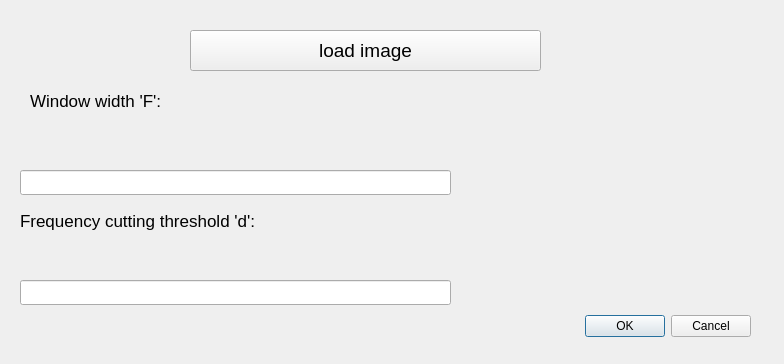
<?xml version="1.0" encoding="UTF-8"?>
<ui version="4.0">
 <class>MyDialog</class>
 <widget class="QDialog" name="MyDialog">
  <property name="geometry">
   <rect>
    <x>0</x>
    <y>0</y>
    <width>784</width>
    <height>364</height>
   </rect>
  </property>
  <property name="windowTitle">
   <string>Dialog</string>
  </property>
  <widget class="QDialogButtonBox" name="buttonBox">
   <property name="geometry">
    <rect>
     <x>410</x>
     <y>310</y>
     <width>341</width>
     <height>32</height>
    </rect>
   </property>
   <property name="orientation">
    <enum>Qt::Horizontal</enum>
   </property>
   <property name="standardButtons">
    <set>QDialogButtonBox::Cancel|QDialogButtonBox::Ok</set>
   </property>
  </widget>
  <widget class="QPushButton" name="loadimage">
   <property name="geometry">
    <rect>
     <x>190</x>
     <y>30</y>
     <width>351</width>
     <height>41</height>
    </rect>
   </property>
   <property name="font">
    <font>
     <pointsize>14</pointsize>
    </font>
   </property>
   <property name="text">
    <string>load image</string>
   </property>
  </widget>
  <widget class="QLineEdit" name="fLine">
   <property name="geometry">
    <rect>
     <x>20</x>
     <y>170</y>
     <width>431</width>
     <height>25</height>
    </rect>
   </property>
  </widget>
  <widget class="QLabel" name="Flabel">
   <property name="geometry">
    <rect>
     <x>30</x>
     <y>70</y>
     <width>331</width>
     <height>61</height>
    </rect>
   </property>
   <property name="font">
    <font>
     <pointsize>13</pointsize>
    </font>
   </property>
   <property name="text">
    <string>Window width 'F':</string>
   </property>
  </widget>
  <widget class="QLabel" name="label">
   <property name="geometry">
    <rect>
     <x>20</x>
     <y>210</y>
     <width>271</width>
     <height>21</height>
    </rect>
   </property>
   <property name="font">
    <font>
     <pointsize>13</pointsize>
    </font>
   </property>
   <property name="text">
    <string>Frequency cutting threshold 'd':</string>
   </property>
  </widget>
  <widget class="QLineEdit" name="dLine">
   <property name="geometry">
    <rect>
     <x>20</x>
     <y>280</y>
     <width>431</width>
     <height>25</height>
    </rect>
   </property>
  </widget>
 </widget>
 <resources/>
 <connections>
  <connection>
   <sender>buttonBox</sender>
   <signal>accepted()</signal>
   <receiver>MyDialog</receiver>
   <slot>accept()</slot>
   <hints>
    <hint type="sourcelabel">
     <x>248</x>
     <y>254</y>
    </hint>
    <hint type="destinationlabel">
     <x>157</x>
     <y>274</y>
    </hint>
   </hints>
  </connection>
  <connection>
   <sender>buttonBox</sender>
   <signal>rejected()</signal>
   <receiver>MyDialog</receiver>
   <slot>reject()</slot>
   <hints>
    <hint type="sourcelabel">
     <x>316</x>
     <y>260</y>
    </hint>
    <hint type="destinationlabel">
     <x>286</x>
     <y>274</y>
    </hint>
   </hints>
  </connection>
 </connections>
</ui>
